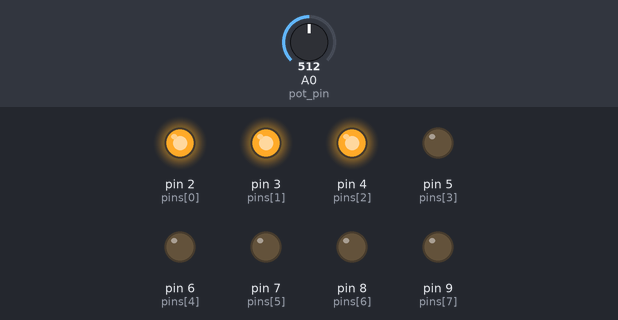
A sketch run on a simulated Arduino Uno, built with avr-gcc and run on an emulated ATmega328P. On the bench: output pins drawn as LEDs (lit = HIGH). The test bench sets the inputs (shaded band); at power-on: A0 (pot_pin) = 512.

Above: at 1.3 s.
1.4 s: A0 (pot_pin) set to 486
At 3.23 s:
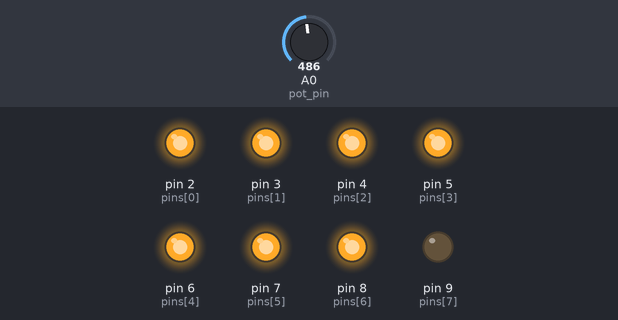
4.5 s: A0 (pot_pin) set to 307
At 6.01 s:
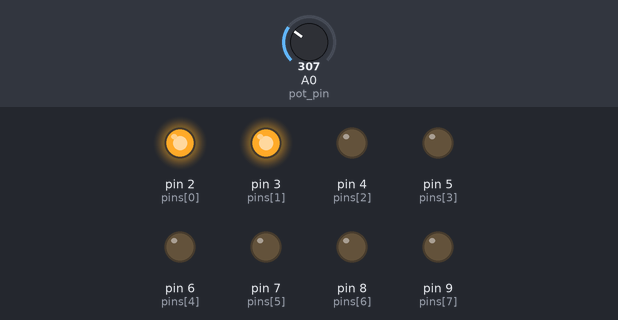
7.6 s: A0 (pot_pin) set to 282
At 10.69 s:
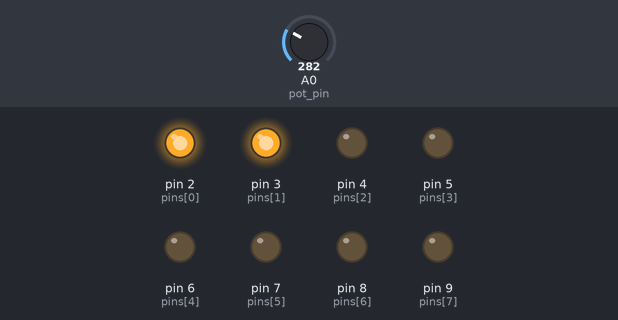
10.7 s: A0 (pot_pin) set to 0
At 11.3 s:
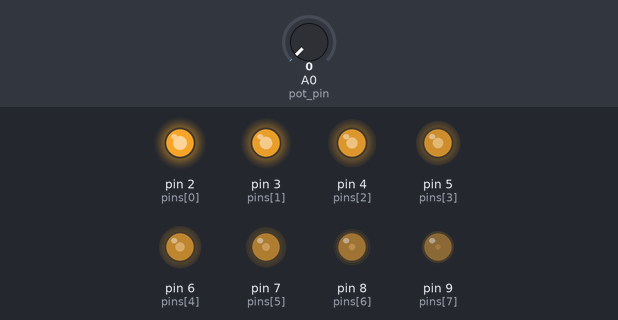
12.3 s: A0 (pot_pin) set to 122
At 12.6 s:
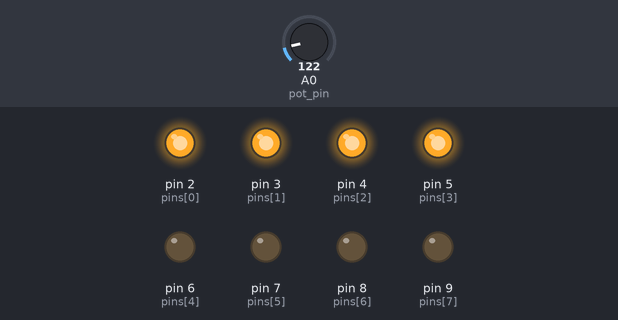
15.4 s: A0 (pot_pin) set to 306
Timing chart, 0 to 19.5 s (numbered marks = the images above; inputs shaded):
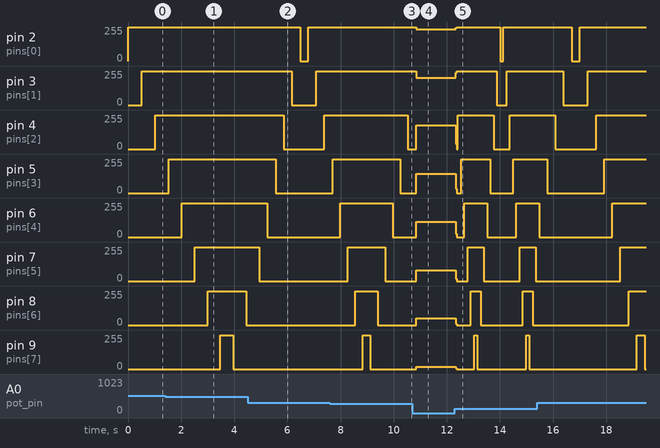

Measured:
- the behaviour switches between 494 and 493 on A0 (pot_pin) (found by bisection; images 0 and 1)
- after the input at 1.4 s, pin 8 (pins[6]): 0/255 → 255/255 after 1.6 s instead of 1.7 s
- after the input at 4.5 s, pin 2 (pins[0]): 255/255 → 0/255 after 2.0 s instead of 2.9 s; pin 3 (pins[1]): 255/255 → 0/255 after 1.7 s instead of 2.4 s; pin 4 (pins[2]): 255/255 → 0/255 after 1.4 s instead of 1.9 s; pin 5 (pins[3]): 255/255 → 0/255 after 1.1 s instead of 1.4 s
- after the input at 7.6 s, pin 4 (pins[2]): 255/255 → 0/255 after 2.9 s
- after the input at 10.7 s, pin 4 (pins[2]): 0/255 → 177/255 after 0.15 s; pin 5 (pins[3]): 0/255 → 145/255 after 0.15 s; pin 6 (pins[4]): 0/255 → 114/255 after 0.15 s; pin 7 (pins[5]): 0/255 → 82/255 after 0.15 s; pin 8 (pins[6]): 0/255 → 50/255 after 0.15 s
- after the input at 12.3 s, pin 2 (pins[0]): 238/255 → 255/255 at once, → 0/255 1.7 s later, → 255/255 0.12 s later; pin 3 (pins[1]): 206/255 → 255/255 at once, → 0/255 1.6 s later, → 255/255 0.37 s later

The sketch:

led_blink3.ino
```cpp
const int pins[] = {2, 3 , 4, 5, 6, 7, 8, 9};           //define array of pins
const int pot_pin = A0;                                 //define potentiometer pin
const int length = sizeof(pins)/sizeof(int);            //get the length of the array

void setup() {
    for(int pin=0; pin < length; pin++){                //set all pins pinMODE to OUTPUT
        pinMode(pins[pin], OUTPUT);
    }
}

void loop() {
    int delayTime;                                     //get the value of the potetiometer and store it to a variable

    for(int pin=0; pin < length; pin++){               //linearly scan through the pins
      	delayTime = analogRead(pot_pin);
        digitalWrite(pins[pin], 1);                     //turn on the current pin
        delay(delayTime);                               //then wait for the value of delayTime
    }

    for(int pin = length-1; pin >= 0; pin--){           //linearly scan through the pinS
      	delayTime = analogRead(pot_pin);
        digitalWrite(pins[pin], 0);                     //turn off the current pin
        delay(delayTime);                               //then wait for the value of delayTime
    }
}
```
